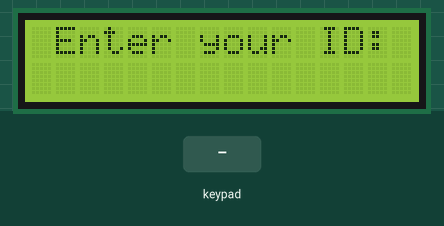
Bench run of a sketch on a simulated Arduino Uno, built with avr-gcc and run on an emulated ATmega328P. Shown: 16×2 character LCD. The inputs (shaded band) are chosen by the test bench. What the sketch prints to the serial monitor is not drawn.

Above: at 4.3 s.
4.4 s: keypad keys 4 5 6 7 # pressed 0.4 s apart
At 6.3 s:
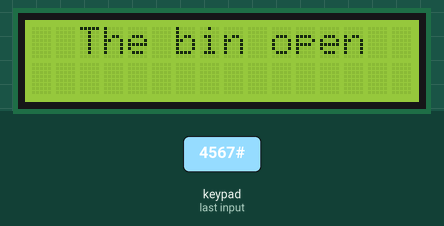
7.9 s: key 'A' pressed
At 8.4 s:
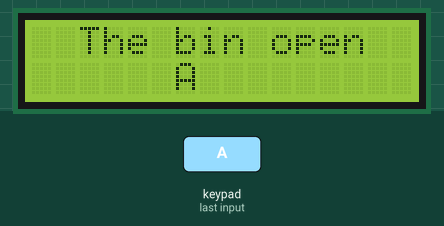
9.4 s: key 'B' pressed
At 10.6 s:
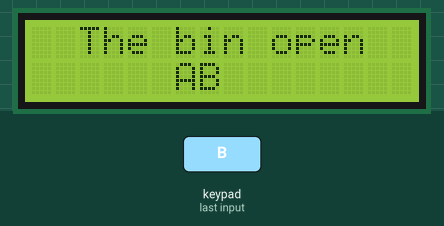
10.9 s: keypad keys 4 5 6 7 A pressed 0.4 s apart
At 13.4 s:
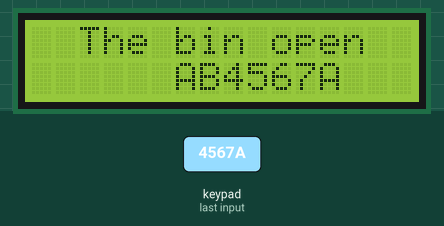
14.4 s: keypad keys 1 3 9 7 # pressed 0.4 s apart
At 15.7 s:
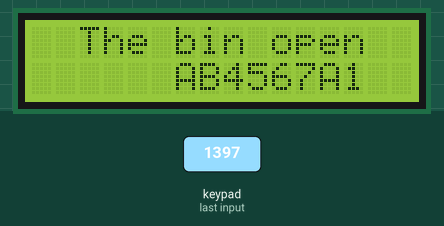
Timing chart, 0 to 17.4 s (numbered marks = the images above; inputs shaded):
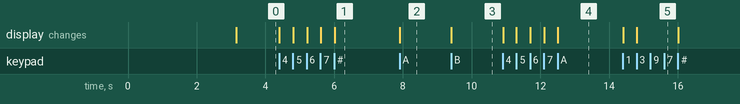

The sketch:

keypad_lcd.ino
```cpp
//Bấm * để submit ID
//Bấm # để delete char

#include <Keypad.h>
#include <Wire.h>
#include <LiquidCrystal_I2C.h>
#include <Servo.h>

LiquidCrystal_I2C lcd(32,16,2);
int tempPin = A2;
int val;
int temp;
char arrayID[10];

const byte ROWS = 4;
const byte COLS = 4;
char keys[ROWS][COLS] = {
  {'1','2','3','A'},
  {'4','5','6','B'},
  {'7','8','9','C'},
  {'*','0','#','D'}
};
byte rowPins[ROWS] = {A0, A1, A2, A3};
byte colPins[COLS] = {4, 5, 6, 7};

Keypad keypad = Keypad( makeKeymap(keys), rowPins, colPins, ROWS, COLS );

void setup(){

   lcd.begin(16,2);
   lcd.init();
   lcd.backlight();
  Serial.begin(9600);
  lcd.setCursor(2,0);
   lcd.print("Welcome !!!!");
   delay(3000);
   lcd.clear();
   lcd.setCursor(1,0);
   lcd.print("Enter your ID:");
   }

void loop()
{
  char key = keypad.getKey();
  if(key){
    if(key == '#'){
      int i = 0;
      for(i = 0; i < 10; i++){
        Serial.print(arrayID[i]);
      }
      lcd.clear();
      lcd.setCursor(2, 0);
      lcd.print("The bin open");
    }
    else if (key == '*'){
      temp = 1;
      lcd.setCursor(val+1, 1);
      lcd.print(" ");
    }
    else{
      if(temp == 1){
        arrayID[val-1] = key;
        lcd.setCursor(val+1, 1);
        lcd.print(arrayID[val-1]);
        temp = 0;
      }
      else{
        arrayID[val] = key;
        lcd.setCursor(val+2, 1);
        lcd.print(arrayID[val]);
        val = val + 1;
      }
    }
  }
}
```

Measured:
- after the input at 4.4 s, the display: first changes at once (image 1 shows a later state)
- after the input at 7.9 s, the display: changes at once (image 2)
- after the input at 9.4 s, the display: changes at once (image 3)
- after the input at 10.9 s, the display: first changes at once (image 4 shows a later state)
- after the input at 14.4 s, the display: first changes at once (image 5 shows a later state)
